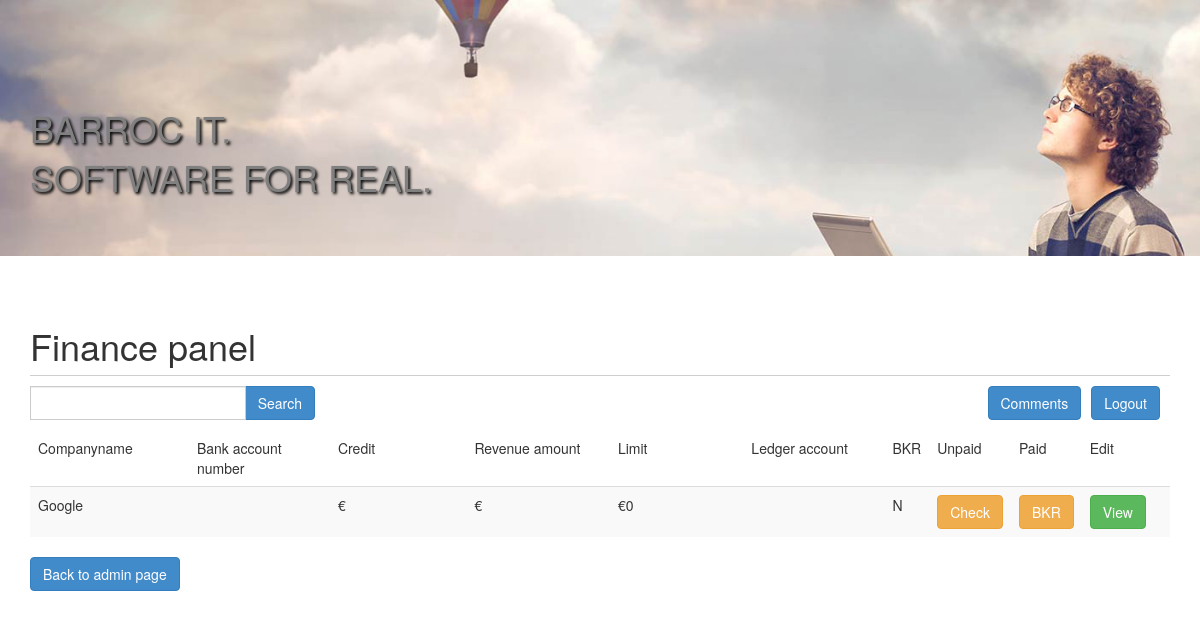
Screenshot of /finance.php (signed in) with the database file from the repository.
### tables this page shows
CREATE TABLE IF NOT EXISTS `customers` (
  `CustomerNR` int(10) NOT NULL AUTO_INCREMENT,
  `CompanyName` varchar(60) NOT NULL,
  `Address` varchar(60) NOT NULL,
  `Zipcode` varchar(60) NOT NULL,
  `Residence` varchar(60) NOT NULL,
  `ContactPerson` varchar(60) NOT NULL,
  `Initials` varchar(11) NOT NULL,
  `TelephoneNumber` varchar(60) NOT NULL,
  `FaxNumber` varchar(50) NOT NULL,
  `Email` varchar(60) NOT NULL,
  `BankaccountNr` varchar(60) NOT NULL,
  `Credit` varchar(20) NOT NULL DEFAULT '0',
  `NumberOfInvoices` int(20) NOT NULL,
  `RevenueAmount` varchar(60) NOT NULL,
  `Limit` int(20) NOT NULL,
  `LedgerAccount` varchar(60) NOT NULL,
  `BKR` enum('Y','N') NOT NULL DEFAULT 'N',
  `OfferNumbers` int(20) NOT NULL,
  `OfferStatus` varchar(20) NOT NULL,
  `Prospect` enum('Y','N') NOT NULL DEFAULT 'Y',
  `DateOfAction` int(12) NOT NULL,
  `LastContactDate` int(12) NOT NULL,
  `NextAction` int(12) NOT NULL,
  `SalePercentage` varchar(30) NOT NULL,
  `CreditWorthy` enum('Y','N') NOT NULL DEFAULT 'N',
  `OpenProjects` int(20) NOT NULL,
  `Applications` varchar(60) NOT NULL,
  `InternalContactPerson` varchar(60) NOT NULL,
  PRIMARY KEY (`CustomerNR`,`CompanyName`)
);

### finance.php (called while the page is built, shortened)
<?php
	require "includes/header.php";
	$custQuery = $db->select("SELECT * FROM customers");
	require "views/finance.view.php";
	require "includes/footer.php";
?>

### lib/Database.php (called while the page is built, shortened)
<?php
	class Database {
		private $con;
		public function __construct($host, $dbname, $user, $pass) {
			$this->host = $host;
			$this->dbname = $dbname;
			$this->user = $user;
			$this->pass = $pass;
			try {
				$this->con = new PDO("mysql:host=".$this->host.";dbname=".$this->dbname, $this->user, $this->pass);
				$this->con->setAttribute(PDO::ATTR_ERRMODE, PDO::ERRMODE_EXCEPTION);
			} catch (PDOException $e) {
				$this->error = $e->getMessage();
				return $this->error;
			}
		}
		public function select($query, $bind = null) {
			$this->stmt = $this->con->prepare($query);
			if ($bind) {
				$this->stmt->execute($bind);
			} else {
				$this->stmt->execute();
			}
			return $this->stmt->fetchAll(PDO::FETCH_OBJ);
		}
	}
?>

### views/finance.view.php (the view, shortened to what this page needs)
<div class="panel-text">
    <h1>Finance panel</h1>
</div>
<div class='float_btn'>
	<a class='btn btn-primary' href='<?= ROOT."/logout/"?>'>Logout</a>
</div>
<div class='float_btn'>
	<a class='btn btn-primary' href='<?= ROOT."/comments/"; ?>'>Comments</a>
</div>
<form action="<?= ROOT.'/search/' ?>" method="get" name="search" style="margin-bottom:10px;">
  <div class="input-group col-lg-3">
    <input id="search-bar" name="searchQuery" class="form-control">
    <span class="input-group-btn">
      <button id="search-button" type="submit" class="btn btn-primary" type="button">Search</button>
    </span>
  </div>
</form>
<?php if(!isset($_GET['cid'])) { ?>
<table class='table table-striped'>
	<thead>
		<tr>
			<td class="col-sm-2">Companyname</td>
			<td class="col-sm-2">Bank account number</td>
			<td class="col-sm-2">Credit</td>
			<td class="col-sm-2">Revenue amount</td>
			<td class="col-sm-2">Limit</td>
			<td class="col-sm-2">Ledger account</td>
			<td class="col-sm-2">BKR</td>
			<td class="col-sm-2">Unpaid</td>
			<td class="col-sm-2">Paid</td>
			<td class="col-sm-2">Edit</td>
		</tr>
	</thead>
	<tbody>
<?php
	foreach ($custQuery as $row) {
		echo "<tr><td>";
		echo $row->CompanyName;
		echo "</td><td>";
		echo "</td><td>";
		echo "&euro;".$row->Credit;
		echo "</td><td>";
		echo "&euro;".$row->RevenueAmount;
		echo "</td><td>";
			if ($row->Limit < $row->Credit) {
				echo "<span style=\"color:red;\">&euro;".$row->Limit."</span>";
			} else {
				echo "&euro;".$row->Limit;
			}
		echo "</td><td>";
		echo "</td><td>";
		echo $row->BKR;
		echo "</td><td>";
			if ($row->BKR == "Y") {
				echo "<a href=\"".ROOT."/finance/";
				echo $row->CustomerNR."/active/\" class=\"btn btn-primary\">View</a>";
				echo "</td><td>";
				echo "<a href=\"".ROOT."/finance/";
				echo $row->CustomerNR."/inactive/\" class=\"btn btn-primary\">View</a>";
				echo "</td><td>";
			} else {
				echo "<a href=\"\" class=\"btn btn-warning\">Check</a>";
				echo "</td><td>";
				echo "<a href=\"\" class=\"btn btn-warning\">BKR</a>";
				echo "</td><td>";
			}
		echo "<a href=\"".ROOT."/finance/";
		echo $row->CustomerNR."/edit/\" class=\"btn btn-success\">View</a>";
		echo "</td><td></tr>";
	}
?>
	</tbody>
</table>
<?php } ?>
<?php if ($_SESSION['role'] == 1): ?>
<a href="<?= ROOT ?>/admin/" class="btn btn-primary" style="float:left;">Back to admin page</a>
<?php endif; ?>

### assets/css/style.css (style rules this page uses)
* { margin: 0px; padding: 0px; }
.float_btn { float: right; margin-bottom:10px; margin-right: 10px; }
.panel-text { font-size: 36px; border-bottom:1px solid #cecece; position: relative; margin-bottom:10px; }

### rows the page displays
customers: CompanyName "Google", Limit "0", BKR "N", shows "Check"
